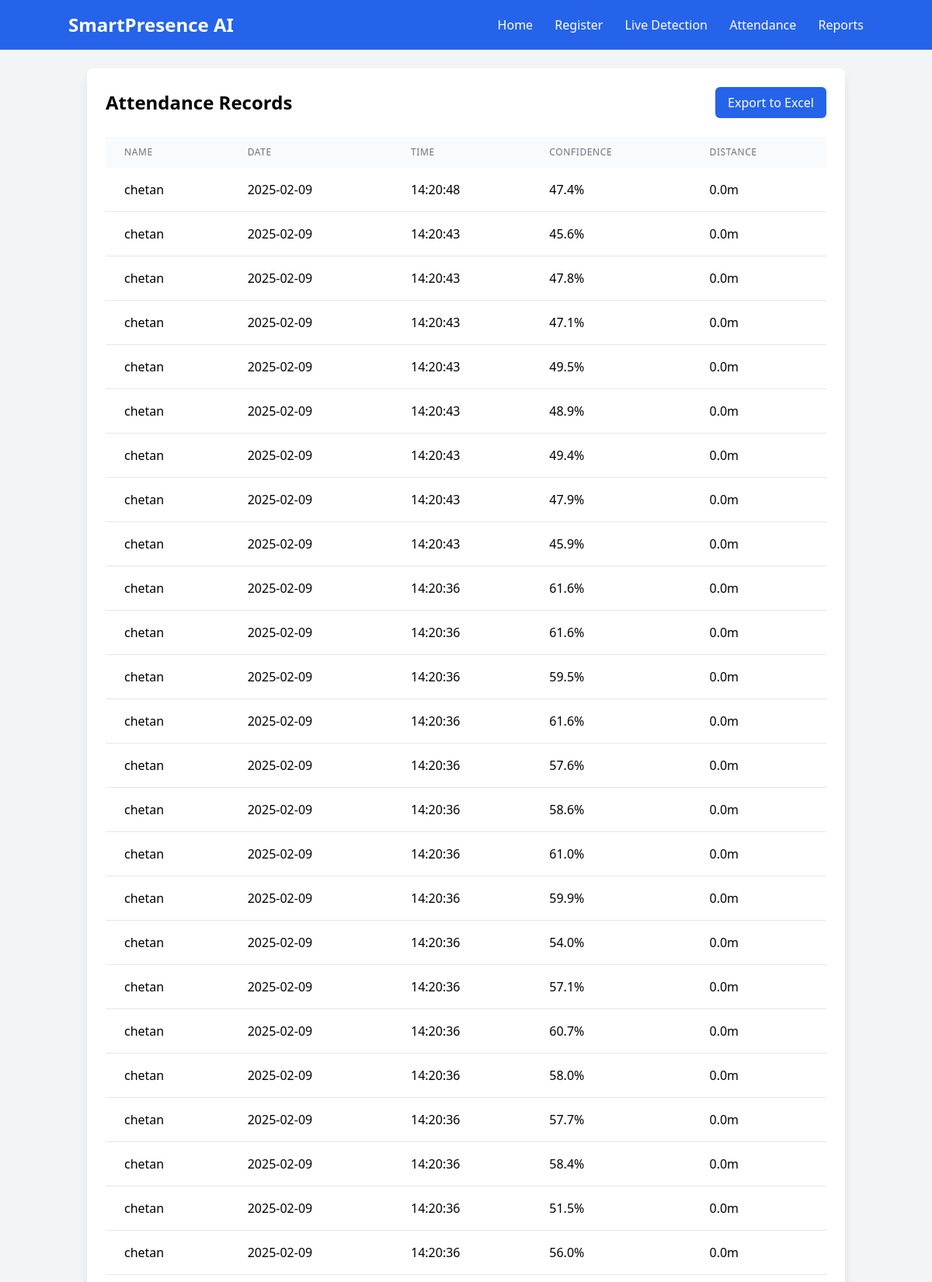
The app's page /attendance (upper part) with its own data.
### tables this page shows
CREATE TABLE attendance (
        id INTEGER PRIMARY KEY AUTOINCREMENT,
        name TEXT NOT NULL,
        timestamp DATETIME NOT NULL,
        confidence REAL
    , distance REAL DEFAULT 0);

### app.py (the view)
    def attendance(self):
        try:
            db = self.get_db()
            cursor = db.cursor()
            cursor.execute('''
                SELECT name, timestamp,
                       COALESCE(confidence, 0) as confidence,
                       COALESCE(distance, 0) as distance
                FROM attendance
                ORDER BY timestamp DESC
                LIMIT 100
            ''')
            records = cursor.fetchall()
            records = [dict(record) for record in records]
            return render_template('attendance.html', records=records)
        except sqlite3.Error as e:
            self.logger.error(f"SQLite error in attendance route: {e}")
            return f"Database error: {e}", 500
        except Exception as e:
            self.logger.error(f"Unexpected error in attendance route: {e}")
            return f"Unexpected error: {e}", 500

### app.py (called while the page is built)
def run_smart_presence_app():
    app_instance = SmartPresenceApp()
    @app_instance.app.teardown_appcontext
    def close_db(error):
        app_instance.close_db(error)
    @app_instance.app.errorhandler(404)
    def page_not_found(e):
        return render_template('404.html'), 404
    @app_instance.app.errorhandler(500)
    def internal_server_error(e):
        return render_template('500.html'), 500
    return app_instance.app

    def get_db(self):
        if not hasattr(g, 'sqlite_db'):
            g.sqlite_db = sqlite3.connect(self.app.config['DATABASE'])
            g.sqlite_db.row_factory = sqlite3.Row
        return g.sqlite_db

### templates/attendance.html
{% extends "base.html" %}
{% block content %}
<div class="bg-white rounded-lg shadow-lg p-6">
    <div class="flex justify-between items-center mb-6">
        <h2 class="text-2xl font-bold">Attendance Records</h2>
        <a href="/export"
           class="bg-blue-600 text-white py-2 px-4 rounded-md hover:bg-blue-700 transition-colors">
            Export to Excel
        </a>
    </div>
    <div class="overflow-x-auto">
        <table class="min-w-full table-auto">
            <thead class="bg-gray-50">
                <tr>
                    <th class="px-6 py-3 text-left text-xs font-medium text-gray-500 uppercase tracking-wider">Name</th>
                    <th class="px-6 py-3 text-left text-xs font-medium text-gray-500 uppercase tracking-wider">Date</th>
                    <th class="px-6 py-3 text-left text-xs font-medium text-gray-500 uppercase tracking-wider">Time</th>
                    <th class="px-6 py-3 text-left text-xs font-medium text-gray-500 uppercase tracking-wider">Confidence</th>
                    <th class="px-6 py-3 text-left text-xs font-medium text-gray-500 uppercase tracking-wider">Distance</th>
                </tr>
            </thead>
            <tbody class="bg-white divide-y divide-gray-200">
                {% for record in records %}
                <tr>
                    <td class="px-6 py-4 whitespace-nowrap">{{ record.name }}</td>
                    <td class="px-6 py-4 whitespace-nowrap">{{ record.timestamp.split(' ')[0] }}</td>
                    <td class="px-6 py-4 whitespace-nowrap">{{ record.timestamp.split(' ')[1] }}</td>
                    <td class="px-6 py-4 whitespace-nowrap">{{ "%.1f"|format(record.confidence) }}%</td>
                    <td class="px-6 py-4 whitespace-nowrap">{{ "%.1f"|format(record.distance) }}m</td>
                </tr>
                {% endfor %}
            </tbody>
        </table>
    </div>
</div>
{% endblock %}

### templates/base.html (shortened to what this page needs)
<!DOCTYPE html>
<html>
<head>
    <link href="https://cdn.jsdelivr.net/npm/tailwindcss@2.2.19/dist/tailwind.min.css" rel="stylesheet">
</head>
<body class="bg-gray-100">
    <nav class="bg-blue-600 text-white p-4">
        <div class="container mx-auto flex justify-between items-center">
            <h1 class="text-2xl font-bold">SmartPresence AI</h1>
            <div class="space-x-6">
                <a href="/" class="hover:text-gray-200">Home</a>
                <a href="/register" class="hover:text-gray-200">Register</a>
                <a href="/live" class="hover:text-gray-200">Live Detection</a>
                <a href="/attendance" class="hover:text-gray-200">Attendance</a>
                <a href="/reports" class="hover:text-gray-200">Reports</a>
            </div>
        </div>
    </nav>
    <div class="container mx-auto p-6">
        {% block content %}{% endblock %}
    </div>
</body>
</html>

### records on screen
attendance: name "chetan", timestamp "2025-02-09", timestamp "14:20:48", confidence "47.4", distance "0.0"
attendance: name "chetan", timestamp "2025-02-09", timestamp "14:20:43", confidence "45.6", distance "0.0"
attendance: name "chetan", timestamp "2025-02-09", timestamp "14:20:43", confidence "47.8", distance "0.0"
attendance: name "chetan", timestamp "2025-02-09", timestamp "14:20:43", confidence "47.1", distance "0.0"
attendance: name "chetan", timestamp "2025-02-09", timestamp "14:20:43", confidence "49.5", distance "0.0"
attendance: name "chetan", timestamp "2025-02-09", timestamp "14:20:43", confidence "48.9", distance "0.0"
attendance: name "chetan", timestamp "2025-02-09", timestamp "14:20:43", confidence "49.4", distance "0.0"
attendance: name "chetan", timestamp "2025-02-09", timestamp "14:20:43", confidence "47.9", distance "0.0"
attendance: name "chetan", timestamp "2025-02-09", timestamp "14:20:43", confidence "45.9", distance "0.0"
attendance: name "chetan", timestamp "2025-02-09", timestamp "14:20:36", confidence "61.6", distance "0.0"
attendance: name "chetan", timestamp "2025-02-09", timestamp "14:20:36", confidence "61.6", distance "0.0"
attendance: name "chetan", timestamp "2025-02-09", timestamp "14:20:36", confidence "59.5", distance "0.0"
attendance: name "chetan", timestamp "2025-02-09", timestamp "14:20:36", confidence "61.6", distance "0.0"
attendance: name "chetan", timestamp "2025-02-09", timestamp "14:20:36", confidence "57.6", distance "0.0"
attendance: name "chetan", timestamp "2025-02-09", timestamp "14:20:36", confidence "58.6", distance "0.0"
attendance: name "chetan", timestamp "2025-02-09", timestamp "14:20:36", confidence "61.0", distance "0.0"
attendance: name "chetan", timestamp "2025-02-09", timestamp "14:20:36", confidence "59.9", distance "0.0"
attendance: name "chetan", timestamp "2025-02-09", timestamp "14:20:36", confidence "54.0", distance "0.0"
attendance: name "chetan", timestamp "2025-02-09", timestamp "14:20:36", confidence "57.1", distance "0.0"
attendance: name "chetan", timestamp "2025-02-09", timestamp "14:20:36", confidence "60.7", distance "0.0"
attendance: name "chetan", timestamp "2025-02-09", timestamp "14:20:36", confidence "58.0", distance "0.0"
attendance: name "chetan", timestamp "2025-02-09", timestamp "14:20:36", confidence "57.7", distance "0.0"
attendance: name "chetan", timestamp "2025-02-09", timestamp "14:20:36", confidence "58.4", distance "0.0"
attendance: name "chetan", timestamp "2025-02-09", timestamp "14:20:36", confidence "51.5", distance "0.0"
attendance: name "chetan", timestamp "2025-02-09", timestamp "14:20:36", confidence "56.0", distance "0.0"
